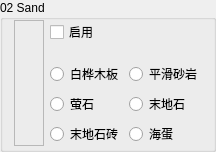
                 <widget class="QGroupBox" name="Base02">
                  <property name="sizePolicy">
                   <sizepolicy hsizetype="Expanding" vsizetype="Minimum">
                    <horstretch>0</horstretch>
                    <verstretch>0</verstretch>
                   </sizepolicy>
                  </property>
                  <property name="minimumSize">
                   <size>
                    <width>130</width>
                    <height>0</height>
                   </size>
                  </property>
                  <property name="maximumSize">
                   <size>
                    <width>16777215</width>
                    <height>16777215</height>
                   </size>
                  </property>
                  <property name="autoFillBackground">
                   <bool>true</bool>
                  </property>
                  <property name="title">
                   <string>02 Sand</string>
                  </property>
                  <property name="flat">
                   <bool>false</bool>
                  </property>
                  <layout class="QGridLayout" name="gridLayout_20">
                   <property name="topMargin">
                    <number>0</number>
                   </property>
                   <property name="bottomMargin">
                    <number>3</number>
                   </property>
                   <property name="verticalSpacing">
                    <number>6</number>
                   </property>
                   <item row="4" column="2">
                    <widget class="QRadioButton" name="is02EndStone">
                     <property name="text">
                      <string>末地石</string>
                     </property>
                     <property name="icon">
                      <iconset resource="BlockTextures.qrc">
                       <normaloff>:/new/Textures/Slope/block/end_stone.png</normaloff>:/new/Textures/Slope/block/end_stone.png</iconset>
                     </property>
                    </widget>
                   </item>
                   <item row="0" column="0" rowspan="6">
                    <widget class="QLabel" name="Color02">
                     <property name="minimumSize">
                      <size>
                       <width>30</width>
                       <height>0</height>
                      </size>
                     </property>
                     <property name="font">
                      <font>
                       <family>微软雅黑</family>
                       <pointsize>9</pointsize>
                      </font>
                     </property>
                     <property name="frameShape">
                      <enum>QFrame::StyledPanel</enum>
                     </property>
                     <property name="text">
                      <string/>
                     </property>
                    </widget>
                   </item>
                   <item row="0" column="2">
                    <spacer name="horizontalSpacer_9">
                     <property name="orientation">
                      <enum>Qt::Horizontal</enum>
                     </property>
                     <property name="sizeHint" stdset="0">
                      <size>
                       <width>40</width>
                       <height>20</height>
                      </size>
                     </property>
                    </spacer>
                   </item>
                   <item row="3" column="2">
                    <widget class="QRadioButton" name="is02SmoothSandstone">
                     <property name="text">
                      <string>平滑砂岩</string>
                     </property>
                     <property name="icon">
                      <iconset resource="BlockTextures.qrc">
                       <normaloff>:/new/Textures/Slope/block/sandstone_top.png</normaloff>:/new/Textures/Slope/block/sandstone_top.png</iconset>
                     </property>
                    </widget>
                   </item>
                   <item row="4" column="1">
                    <widget class="QRadioButton" name="is02Glowstone">
                     <property name="text">
                      <string>萤石</string>
                     </property>
                     <property name="icon">
                      <iconset resource="BlockTextures.qrc">
                       <normaloff>:/new/Textures/Slope/block/glowstone.png</normaloff>:/new/Textures/Slope/block/glowstone.png</iconset>
                     </property>
                    </widget>
                   </item>
                   <item row="0" column="1">
                    <widget class="QCheckBox" name="Enable02">
                     <property name="sizePolicy">
                      <sizepolicy hsizetype="Expanding" vsizetype="Preferred">
                       <horstretch>0</horstretch>
                       <verstretch>0</verstretch>
                      </sizepolicy>
                     </property>
                     <property name="text">
                      <string>启用</string>
                     </property>
                    </widget>
                   </item>
                   <item row="5" column="2">
                    <widget class="QRadioButton" name="is02TurtleEgg">
                     <property name="text">
                      <string>海蛋</string>
                     </property>
                     <property name="icon">
                      <iconset resource="BlockTextures.qrc">
                       <normaloff>:/new/Textures/Slope/block/turtle_egg.png</normaloff>:/new/Textures/Slope/block/turtle_egg.png</iconset>
                     </property>
                    </widget>
                   </item>
                   <item row="3" column="1">
                    <widget class="QRadioButton" name="is02BirchPlanks">
                     <property name="text">
                      <string>白桦木板</string>
                     </property>
                     <property name="icon">
                      <iconset resource="BlockTextures.qrc">
                       <normaloff>:/new/Textures/Slope/block/birch_planks.png</normaloff>:/new/Textures/Slope/block/birch_planks.png</iconset>
                     </property>
                    </widget>
                   </item>
                   <item row="5" column="1">
                    <widget class="QRadioButton" name="is02EndBricks">
                     <property name="text">
                      <string>末地石砖</string>
                     </property>
                     <property name="icon">
                      <iconset resource="BlockTextures.qrc">
                       <normaloff>:/new/Textures/Slope/block/end_stone_bricks.png</normaloff>:/new/Textures/Slope/block/end_stone_bricks.png</iconset>
                     </property>
                    </widget>
                   </item>
                  </layout>
                 </widget>
